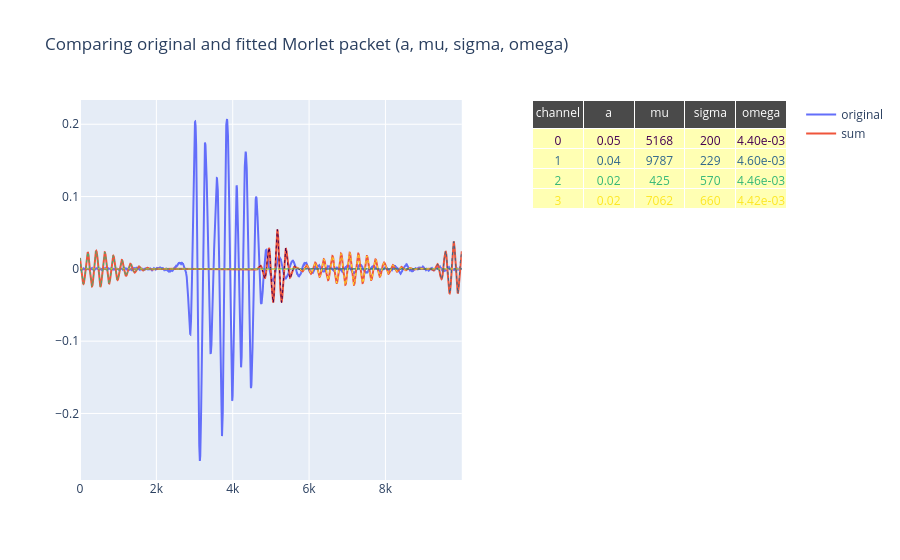

The notebook cell saved with this chart:
### Code cell
from viz.visualize_scan_data import training_viewer
x,z = 6,25
training_viewer(dset, fits, params, idx=x*dset.image_shape[1]+z)

### Figure 1 — Plotly figure (JSON) as saved in the notebook; plotly's stock layout.template omitted (floating-point values rounded to 4 significant figures; data arrays with more than 128 entries replaced by an {"elided": "..."} marker saying what was removed)
{"data": [{"mode": "lines", "name": "original", "type": "scatter", "x": {"elided": "10000 int values"}, "xaxis": "x", "y": {"elided": "10000 float values"}, "yaxis": "y"}, {"mode": "lines", "name": "sum", "type": "scatter", "x": {"elided": "10000 int values"}, "xaxis": "x", "y": {"elided": "10000 float values"}, "yaxis": "y"}, {"line": {"color": "#440154", "dash": "dot", "width": 1}, "mode": "lines", "name": "Channel 0", "showlegend": false, "type": "scatter", "x": {"elided": "10000 int values"}, "xaxis": "x", "y": {"elided": "10000 float values"}, "yaxis": "y"}, {"line": {"color": "#31688e", "dash": "dot", "width": 1}, "mode": "lines", "name": "Channel 1", "showlegend": false, "type": "scatter", "x": {"elided": "10000 int values"}, "xaxis": "x", "y": {"elided": "10000 float values"}, "yaxis": "y"}, {"line": {"color": "#35b779", "dash": "dot", "width": 1}, "mode": "lines", "name": "Channel 2", "showlegend": false, "type": "scatter", "x": {"elided": "10000 int values"}, "xaxis": "x", "y": {"elided": "10000 float values"}, "yaxis": "y"}, {"line": {"color": "#fde725", "dash": "dot", "width": 1}, "mode": "lines", "name": "Channel 3", "showlegend": false, "type": "scatter", "x": {"elided": "10000 int values"}, "xaxis": "x", "y": {"elided": "10000 float values"}, "yaxis": "y"}, {"cells": {"align": "center", "fill": {"color": [["#ffffb3", "#ffffb3", "#ffffb3", "#ffffb3"], ["#ffffb3", "#ffffb3", "#ffffb3", "#ffffb3"], ["#ffffb3", "#ffffb3", "#ffffb3", "#ffffb3"], ["#ffffb3", "#ffffb3", "#ffffb3", "#ffffb3"], ["#ffffb3", "#ffffb3", "#ffffb3", "#ffffb3"]]}, "font": {"color": [["#440154", "#31688e", "#35b779", "#fde725"], ["#440154", "#31688e", "#35b779", "#fde725"], ["#440154", "#31688e", "#35b779", "#fde725"], ["#440154", "#31688e", "#35b779", "#fde725"], ["#440154", "#31688e", "#35b779", "#fde725"]]}, "values": [[0, 1, 2, 3], ["0.05", "0.04", "0.02", "0.02"], ["5168", "9787", "425", "7062"], ["200", "229", "570", "660"], ["4.40e-03", "4.60e-03", "4.46e-03", "4.42e-03"]]}, "domain": {"x": [0.64, 1], "y": [0, 1]}, "header": {"align": "center", "fill": {"color": "#4a4a4a"}, "font": {"color": "white"}, "values": ["channel", "a", "mu", "sigma", "omega"]}, "type": "table"}], "layout": {"title": {"text": "Comparing original and fitted Morlet packet (a, mu, sigma, omega)"}, "xaxis": {"anchor": "y", "domain": [0, 0.54]}, "yaxis": {"anchor": "x", "domain": [0, 1]}}}
